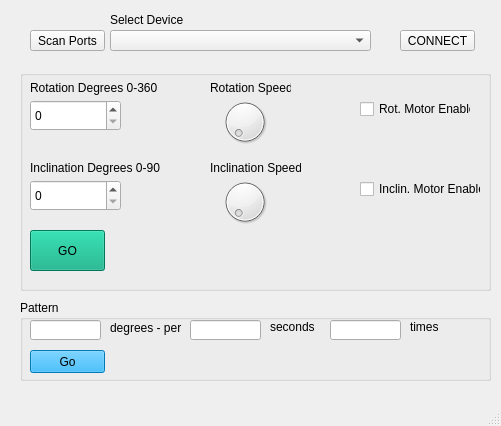
<?xml version="1.0" encoding="UTF-8"?>
<ui version="4.0">
 <class>MainWindow</class>
 <widget class="QMainWindow" name="MainWindow">
  <property name="geometry">
   <rect>
    <x>0</x>
    <y>0</y>
    <width>501</width>
    <height>426</height>
   </rect>
  </property>
  <property name="windowTitle">
   <string>Rotation Rig</string>
  </property>
  <widget class="QWidget" name="centralwidget">
   <widget class="QComboBox" name="comboBox_2">
    <property name="geometry">
     <rect>
      <x>110</x>
      <y>30</y>
      <width>261</width>
      <height>21</height>
     </rect>
    </property>
   </widget>
   <widget class="QPushButton" name="pushButton">
    <property name="geometry">
     <rect>
      <x>30</x>
      <y>30</y>
      <width>75</width>
      <height>21</height>
     </rect>
    </property>
    <property name="text">
     <string>Scan Ports</string>
    </property>
   </widget>
   <widget class="QPushButton" name="pushButton_2">
    <property name="geometry">
     <rect>
      <x>400</x>
      <y>30</y>
      <width>75</width>
      <height>21</height>
     </rect>
    </property>
    <property name="text">
     <string>CONNECT</string>
    </property>
   </widget>
   <widget class="QLabel" name="label_2">
    <property name="geometry">
     <rect>
      <x>110</x>
      <y>10</y>
      <width>141</width>
      <height>20</height>
     </rect>
    </property>
    <property name="text">
     <string>Select Device</string>
    </property>
   </widget>
   <widget class="QGroupBox" name="groupBox">
    <property name="geometry">
     <rect>
      <x>20</x>
      <y>300</y>
      <width>471</width>
      <height>81</height>
     </rect>
    </property>
    <property name="title">
     <string>Pattern</string>
    </property>
    <widget class="QLineEdit" name="lineEdit">
     <property name="geometry">
      <rect>
       <x>10</x>
       <y>20</y>
       <width>71</width>
       <height>20</height>
      </rect>
     </property>
    </widget>
    <widget class="QLabel" name="label_6">
     <property name="geometry">
      <rect>
       <x>90</x>
       <y>20</y>
       <width>81</width>
       <height>16</height>
      </rect>
     </property>
     <property name="text">
      <string>degrees - per</string>
     </property>
    </widget>
    <widget class="QLineEdit" name="lineEdit_2">
     <property name="geometry">
      <rect>
       <x>170</x>
       <y>20</y>
       <width>71</width>
       <height>20</height>
      </rect>
     </property>
    </widget>
    <widget class="QLabel" name="label_7">
     <property name="geometry">
      <rect>
       <x>250</x>
       <y>20</y>
       <width>47</width>
       <height>14</height>
      </rect>
     </property>
     <property name="text">
      <string>seconds -</string>
     </property>
    </widget>
    <widget class="QLineEdit" name="lineEdit_3">
     <property name="geometry">
      <rect>
       <x>310</x>
       <y>20</y>
       <width>71</width>
       <height>20</height>
      </rect>
     </property>
    </widget>
    <widget class="QLabel" name="label_8">
     <property name="geometry">
      <rect>
       <x>390</x>
       <y>20</y>
       <width>47</width>
       <height>14</height>
      </rect>
     </property>
     <property name="text">
      <string>times</string>
     </property>
    </widget>
    <widget class="QPushButton" name="pushButton_4">
     <property name="geometry">
      <rect>
       <x>10</x>
       <y>50</y>
       <width>75</width>
       <height>23</height>
      </rect>
     </property>
     <property name="styleSheet">
      <string notr="true">background-color: rgb(0, 170, 255);</string>
     </property>
     <property name="text">
      <string>Go</string>
     </property>
    </widget>
   </widget>
   <widget class="QGroupBox" name="groupBox_2">
    <property name="geometry">
     <rect>
      <x>20</x>
      <y>70</y>
      <width>471</width>
      <height>221</height>
     </rect>
    </property>
    <property name="title">
     <string/>
    </property>
    <widget class="QCheckBox" name="checkBox">
     <property name="geometry">
      <rect>
       <x>340</x>
       <y>30</y>
       <width>111</width>
       <height>18</height>
      </rect>
     </property>
     <property name="text">
      <string>Rot. Motor Enabled</string>
     </property>
    </widget>
    <widget class="QPushButton" name="pushButton_3">
     <property name="geometry">
      <rect>
       <x>10</x>
       <y>160</y>
       <width>75</width>
       <height>41</height>
      </rect>
     </property>
     <property name="styleSheet">
      <string notr="true">background-color: rgb(0, 170, 127);</string>
     </property>
     <property name="text">
      <string>GO</string>
     </property>
    </widget>
    <widget class="QSpinBox" name="spinBox_2">
     <property name="geometry">
      <rect>
       <x>10</x>
       <y>110</y>
       <width>91</width>
       <height>31</height>
      </rect>
     </property>
    </widget>
    <widget class="QSpinBox" name="spinBox">
     <property name="geometry">
      <rect>
       <x>10</x>
       <y>30</y>
       <width>91</width>
       <height>31</height>
      </rect>
     </property>
    </widget>
    <widget class="QCheckBox" name="checkBox_2">
     <property name="geometry">
      <rect>
       <x>340</x>
       <y>110</y>
       <width>121</width>
       <height>18</height>
      </rect>
     </property>
     <property name="text">
      <string>Inclin. Motor Enabled</string>
     </property>
    </widget>
    <widget class="QDial" name="dial_2">
     <property name="geometry">
      <rect>
       <x>200</x>
       <y>100</y>
       <width>50</width>
       <height>64</height>
      </rect>
     </property>
     <property name="maximum">
      <number>100</number>
     </property>
    </widget>
    <widget class="QLabel" name="label">
     <property name="geometry">
      <rect>
       <x>10</x>
       <y>10</y>
       <width>131</width>
       <height>16</height>
      </rect>
     </property>
     <property name="text">
      <string>Rotation Degrees 0-360</string>
     </property>
    </widget>
    <widget class="QDial" name="dial">
     <property name="geometry">
      <rect>
       <x>200</x>
       <y>20</y>
       <width>50</width>
       <height>64</height>
      </rect>
     </property>
     <property name="maximum">
      <number>100</number>
     </property>
    </widget>
    <widget class="QLabel" name="label_5">
     <property name="geometry">
      <rect>
       <x>190</x>
       <y>90</y>
       <width>91</width>
       <height>16</height>
      </rect>
     </property>
     <property name="text">
      <string>Inclination Speed</string>
     </property>
    </widget>
    <widget class="QLabel" name="label_3">
     <property name="geometry">
      <rect>
       <x>10</x>
       <y>90</y>
       <width>131</width>
       <height>16</height>
      </rect>
     </property>
     <property name="text">
      <string>Inclination Degrees 0-90</string>
     </property>
    </widget>
    <widget class="QLabel" name="label_4">
     <property name="geometry">
      <rect>
       <x>190</x>
       <y>10</y>
       <width>81</width>
       <height>16</height>
      </rect>
     </property>
     <property name="text">
      <string>Rotation Speed</string>
     </property>
    </widget>
   </widget>
  </widget>
  <widget class="QMenuBar" name="menubar">
   <property name="geometry">
    <rect>
     <x>0</x>
     <y>0</y>
     <width>501</width>
     <height>22</height>
    </rect>
   </property>
  </widget>
  <widget class="QStatusBar" name="statusbar"/>
 </widget>
 <resources/>
 <connections/>
</ui>
